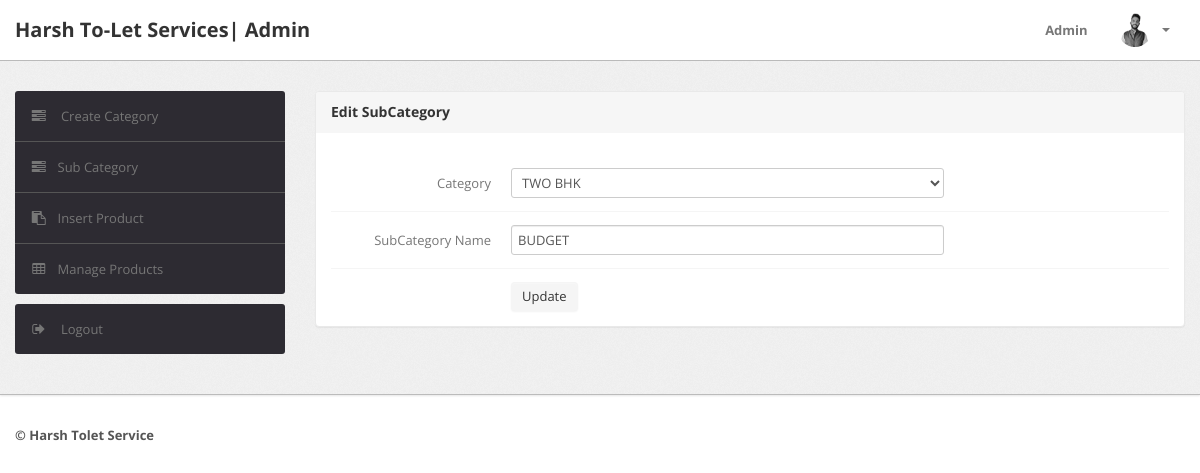
The app's page /Searching/admin/edit-subcategory.php?id=2 (signed in), older data.
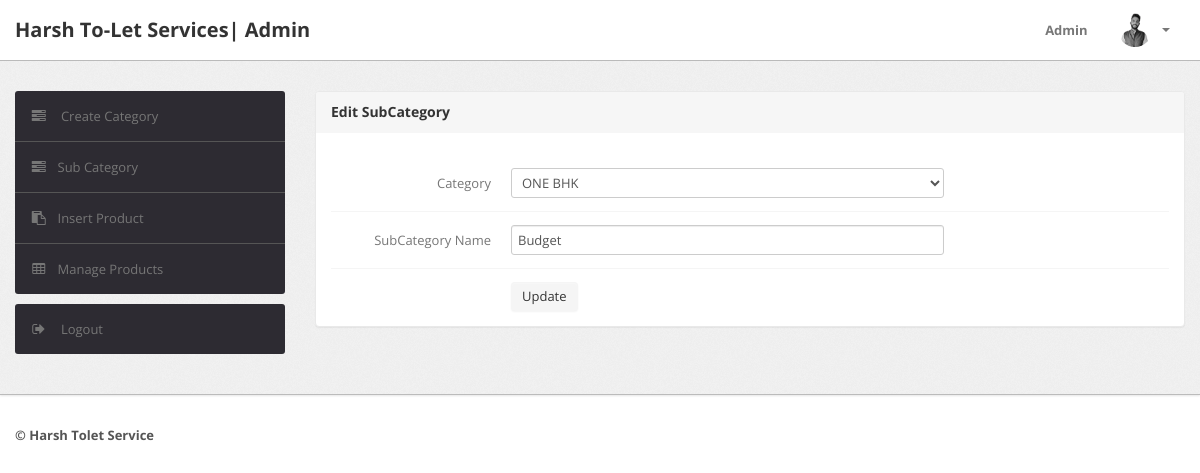
The same page, newer data.
### tables this page shows
CREATE TABLE `subcategory` (
  `id` int(11) NOT NULL,
  `categoryid` int(11) DEFAULT NULL,
  `subcategory` varchar(255) DEFAULT NULL,
  `creationDate` timestamp NULL DEFAULT CURRENT_TIMESTAMP,
  `updationDate` varchar(255) DEFAULT NULL
);

CREATE TABLE `category` (
  `id` int(11) NOT NULL,
  `categoryName` varchar(255) DEFAULT NULL,
  `categoryDescription` longtext,
  `creationDate` timestamp NOT NULL DEFAULT CURRENT_TIMESTAMP,
  `updationDate` varchar(255) DEFAULT NULL
);

### Searching/admin/edit-subcategory.php (the view, shortened to what this page needs)
<?php
include('include/config.php');
if(strlen($_SESSION['alogin'])==0)
	{
header('location:index.php');
}
else{
?>
<!DOCTYPE html>
<html lang="en">
<head>
	<link type="text/css" href="bootstrap/css/bootstrap.min.css" rel="stylesheet">
	<link type="text/css" href="bootstrap/css/bootstrap-responsive.min.css" rel="stylesheet">
	<link type="text/css" href="css/theme.css" rel="stylesheet">
	<link type="text/css" href="images/icons/css/font-awesome.css" rel="stylesheet">
</head>
<body>
<?php include('include/header.php');?>
	<div class="wrapper">
		<div class="container">
			<div class="row">
<?php include('include/sidebar.php');?>
			<div class="span9">
					<div class="content">
						<div class="module">
							<div class="module-head">
								<h3>Edit SubCategory</h3>
							</div>
							<div class="module-body">
									<br />
			<form class="form-horizontal row-fluid" name="Category" method="post" >
<?php
$id=intval($_GET['id']);
$query=mysqli_query($con,"select category.id,category.categoryName,subcategory.subcategory from subcategory join category on category.id=subcategory.categoryid where subcategory.id='$id'");
while($row=mysqli_fetch_array($query))
{
?>
<div class="control-group">
<label class="control-label" for="basicinput">Category</label>
<div class="controls">
<select name="category" class="span8 tip" required>
<option value="<?php echo htmlentities($row['id']);?>"><?php echo htmlentities($catname=$row['categoryName']);?></option>
</select>
</div>
</div>
<div class="control-group">
<label class="control-label" for="basicinput">SubCategory Name</label>
<div class="controls">
<input type="text" placeholder="Enter category Name"  name="subcategory" value="<?php echo  htmlentities($row['subcategory']);?>" class="span8 tip" required>
</div>
</div>
									<?php } ?>
	<div class="control-group">
											<div class="controls">
												<button type="submit" name="submit" class="btn">Update</button>
											</div>
										</div>
									</form>
							</div>
						</div>
					</div>
				</div>
			</div>
		</div>
	</div>
<?php include('include/footer.php');?>
</body>
<?php } ?>

Row changes from the older to the newer data that the page shows:
changed subcategory: category "TWO BHK" → "ONE BHK"; subcategory "BUDGET" → "Budget"
